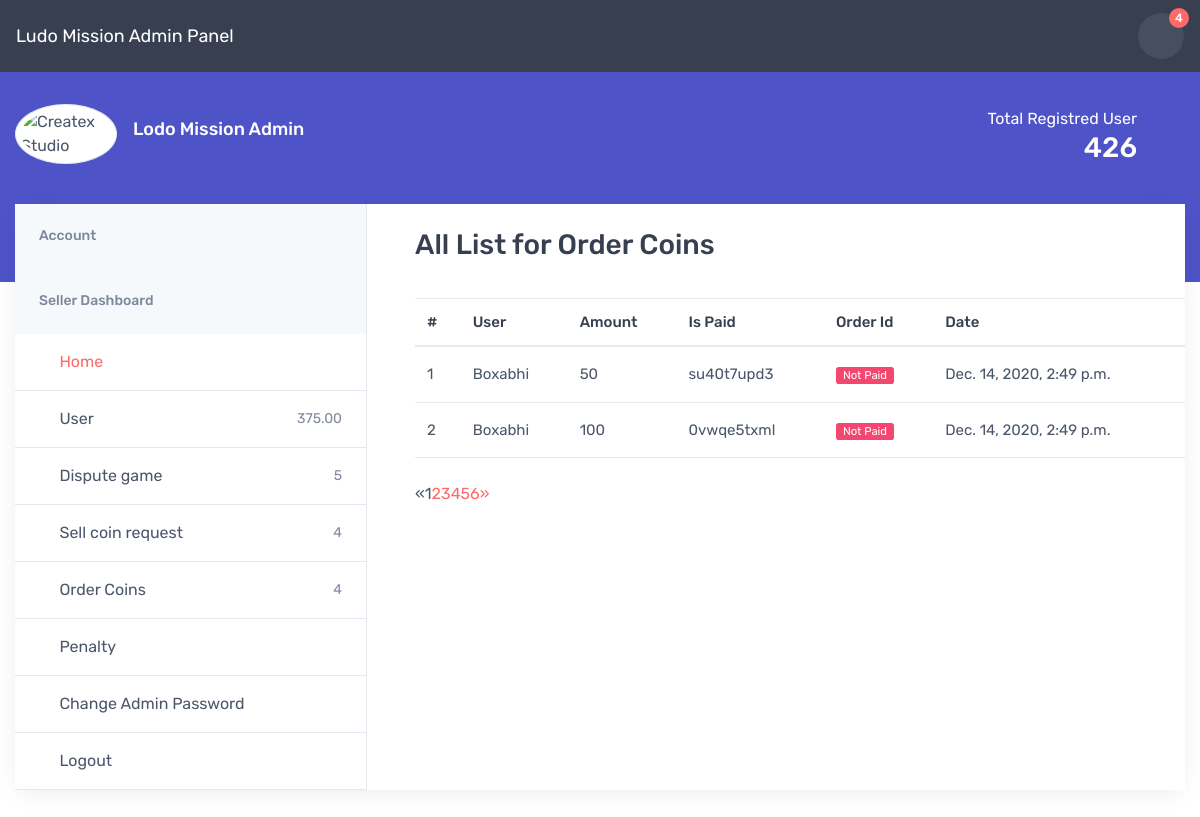
Page /paneladmin/order_coins/ on the earlier database version.
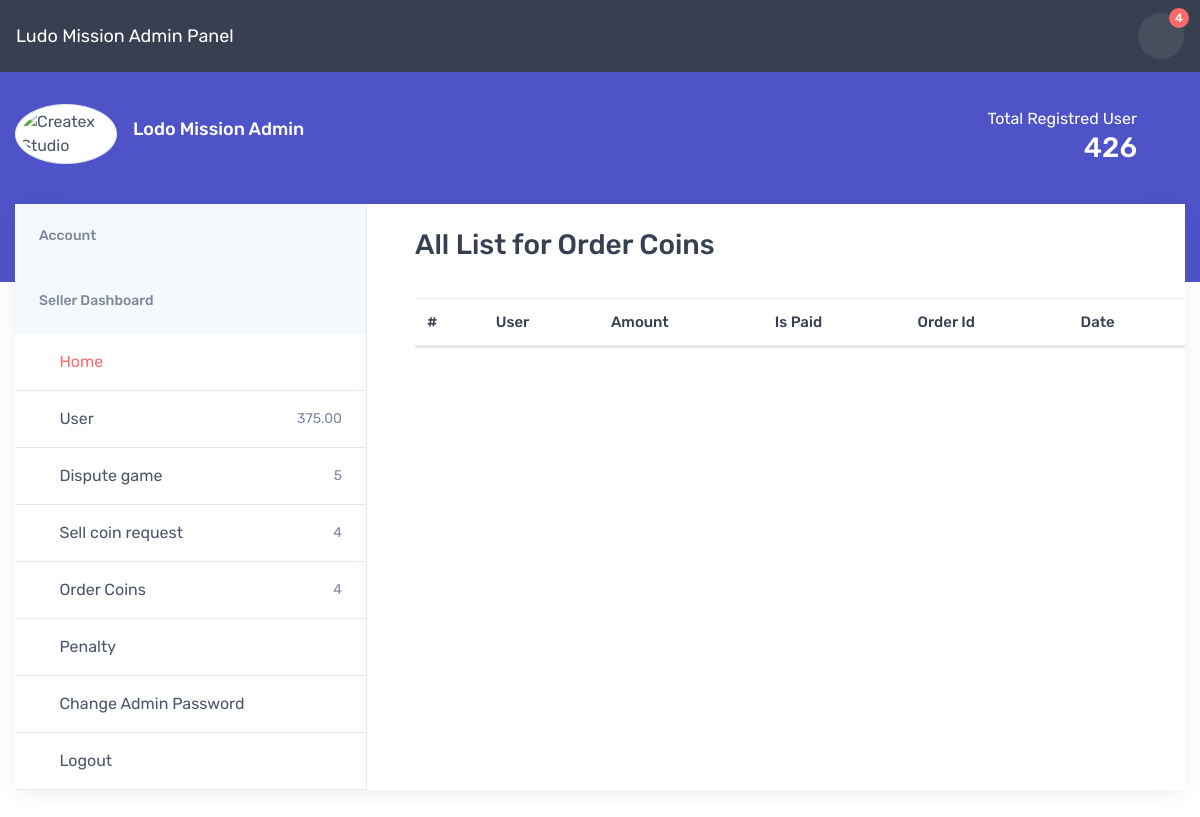
Same page on the later database version.
### transaction/models.py (models this page shows)
class OrderCoins(models.Model):
    user = models.ForeignKey(User, related_name="OrderCoins" , on_delete=models.CASCADE)
    amount = models.IntegerField()
    order_id = models.CharField(max_length=100)
    reference_id = models.CharField(max_length=500 , blank=True)
    status = models.BooleanField(default=False)
    created_at = models.DateTimeField(auto_now_add=True)

### adminpanel/views.py (the view)
# urls.py: path('order_coins/' , total_purchase  , name="order_coins"),
def total_purchase(request):
    objects  = OrderCoins.objects.all()
    paginator  = Paginator(objects, 2)
    page  = request.GET.get('page' , 1)
    try:
        page_obj = paginator.page(page)
    except PageNotAnInteger:
        page_obj = paginator.page(1)
    except EmptyPage:
        page_obj= paginator.page(paginator.num_pages)
    context = {'order_coins'  : objects , 'page_obj': page_obj}
    print(page_obj)
    return render(request, 'admin_panel/total_purchase.html' , context)

### templates/admin_panel/total_purchase.html
{% extends "admin_panel/base.html" %}
{% block start %}
<section class="col-lg-8">
    <h3 class="pt-4 pb-4">All List for Order Coins</h3>
    <div class="table-responsive font-size-md">
        <table class="table table-hover mb-0">
            <thead>
                <tr>
                    <th> #</th>
                    <th>User</th>
                    <th>Amount</th>
                    <th> Is Paid</th>
                    <th> Order Id</th>
                    <th>Date</th>
                </tr>
            </thead>
            <tbody>
                {% for order_coin in page_obj  %}
                <tr>
                    <td class="py-3 align-middle">{{forloop.counter}}</td>
                    <td class="py-3 align-middle text-capitalize">{{order_coin.user.username}}</td>
                    <td class="py-3 align-middle">{{order_coin.amount}}</td>
                    <td class="py-3 align-middle">{{order_coin.order_id}}</td>
                    <td class="py-3 align-middle">
                        {% if order_coin.status %}
                        <span class="badge badge-success m-0">Paid</span>
                        {%  else %}
                        <span class="badge badge-danger m-0">Not Paid</span>
                        {% endif %}
                    </td>
                    <td class="py-3 align-middle">{{order_coin.created_at}}</td>
                </tr>
                {% endfor %}
            </tbody>
        </table>
    </div>
    <hr class="pb-4">
    {% if page_obj.has_other_pages %}
    <ul class="pagination">
        {% if page_obj.has_previous %}
        <li><a href="?page={{ page_obj.previous_page_number }}">&laquo;</a></li>
        {% else %}
        <li class="disabled"><span>&laquo;</span></li>
        {% endif %}
        {% for i in page_obj.paginator.page_range %}
        {% if page_obj.number == i %}
        <li class="active"><span>{{ i }} <span class="sr-only">(current)</span></span></li>
        {% else %}
        <li><a href="?page={{ i }}">{{ i }}</a></li>
        {% endif %}
        {% endfor %}
        {% if page_obj.has_next %}
        <li><a href="?page={{ page_obj.next_page_number }}">&raquo;</a></li>
        {% else %}
        <li class="disabled"><span>&raquo;</span></li>
        {% endif %}
    </ul>
    {% endif %}
</section>
{% endblock %}

Differences in the rows shown:
removed OrderCoins: user.username "Boxabhi", amount "50", order_id "su40t7upd3", status "Not Paid", created_at "Dec. 14, 2020, 2:49 p.m."
removed OrderCoins: user.username "Boxabhi", amount "100", order_id "0vwqe5txml", status "Not Paid", created_at "Dec. 14, 2020, 2:49 p.m."
Other differences:
list line gone: "1"
list line gone: "2"
list line gone: "3"
list line gone: "4"
list line gone: "5"
list line gone: "6"
